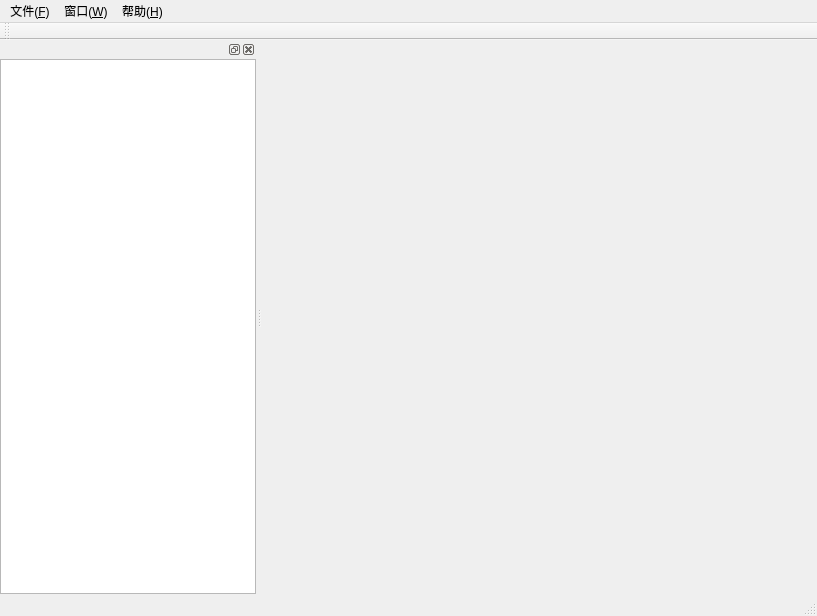
<?xml version="1.0" encoding="UTF-8"?>
<ui version="4.0">
 <class>MainWindow</class>
 <widget class="QMainWindow" name="MainWindow">
  <property name="geometry">
   <rect>
    <x>0</x>
    <y>0</y>
    <width>817</width>
    <height>616</height>
   </rect>
  </property>
  <property name="sizePolicy">
   <sizepolicy hsizetype="Ignored" vsizetype="Ignored">
    <horstretch>0</horstretch>
    <verstretch>0</verstretch>
   </sizepolicy>
  </property>
  <property name="windowTitle">
   <string>MainWindow</string>
  </property>
  <widget class="QWidget" name="centralwidget"/>
  <widget class="QMenuBar" name="menubar">
   <property name="geometry">
    <rect>
     <x>0</x>
     <y>0</y>
     <width>817</width>
     <height>23</height>
    </rect>
   </property>
   <widget class="QMenu" name="File">
    <property name="title">
     <string>文件(&amp;F)</string>
    </property>
    <addaction name="OpenFile"/>
    <addaction name="OpenDir"/>
    <addaction name="Export"/>
    <addaction name="ExportAll"/>
    <addaction name="separator"/>
    <addaction name="CloseDirAction"/>
    <addaction name="Exit"/>
   </widget>
   <widget class="QMenu" name="window">
    <property name="title">
     <string>窗口(&amp;W)</string>
    </property>
    <widget class="QMenu" name="menu_S">
     <property name="title">
      <string>设置(&amp;S)</string>
     </property>
     <addaction name="MainSettings"/>
     <addaction name="ColorTable"/>
    </widget>
    <addaction name="TileWindowsAction"/>
    <addaction name="CascadeWindowsAction"/>
    <addaction name="separator"/>
    <addaction name="CloseAllWinAction"/>
    <addaction name="menu_S"/>
   </widget>
   <widget class="QMenu" name="help">
    <property name="title">
     <string>帮助(&amp;H)</string>
    </property>
   </widget>
   <addaction name="File"/>
   <addaction name="window"/>
   <addaction name="help"/>
  </widget>
  <widget class="QToolBar" name="toolBar">
   <property name="windowTitle">
    <string>toolBar</string>
   </property>
   <attribute name="toolBarArea">
    <enum>TopToolBarArea</enum>
   </attribute>
   <attribute name="toolBarBreak">
    <bool>false</bool>
   </attribute>
  </widget>
  <widget class="QDockWidget" name="dockWidget">
   <attribute name="dockWidgetArea">
    <number>1</number>
   </attribute>
   <widget class="QWidget" name="dockWidgetContents">
    <layout class="QGridLayout" name="gridLayout">
     <property name="leftMargin">
      <number>0</number>
     </property>
     <property name="topMargin">
      <number>0</number>
     </property>
     <property name="rightMargin">
      <number>0</number>
     </property>
     <property name="bottomMargin">
      <number>0</number>
     </property>
     <item row="0" column="0">
      <widget class="QTreeView" name="treeView">
       <property name="rootIsDecorated">
        <bool>true</bool>
       </property>
      </widget>
     </item>
    </layout>
   </widget>
  </widget>
  <widget class="QStatusBar" name="statusbar"/>
  <action name="OpenFile">
   <property name="text">
    <string>打开文件(&amp;O)</string>
   </property>
  </action>
  <action name="Export">
   <property name="text">
    <string>保存图片(&amp;P)</string>
   </property>
  </action>
  <action name="CurrentFile">
   <property name="text">
    <string>最近的文件</string>
   </property>
  </action>
  <action name="Exit">
   <property name="text">
    <string>退出(&amp;E)</string>
   </property>
  </action>
  <action name="TileWindowsAction">
   <property name="text">
    <string>平铺(&amp;P)</string>
   </property>
  </action>
  <action name="CascadeWindowsAction">
   <property name="text">
    <string>层叠(&amp;O)</string>
   </property>
  </action>
  <action name="OpenDir">
   <property name="text">
    <string>打开目录(&amp;D)</string>
   </property>
  </action>
  <action name="ExportAll">
   <property name="text">
    <string>全部存图(A)</string>
   </property>
  </action>
  <action name="ColorTable">
   <property name="text">
    <string>创建色卡(&amp;C)</string>
   </property>
  </action>
  <action name="MainSettings">
   <property name="text">
    <string>首选项(&amp;M)</string>
   </property>
  </action>
  <action name="CloseDirAction">
   <property name="text">
    <string>关闭目录(&amp;I)</string>
   </property>
  </action>
  <action name="CloseAllWinAction">
   <property name="text">
    <string>全部关闭(&amp;C)</string>
   </property>
  </action>
 </widget>
 <resources/>
 <connections/>
</ui>
